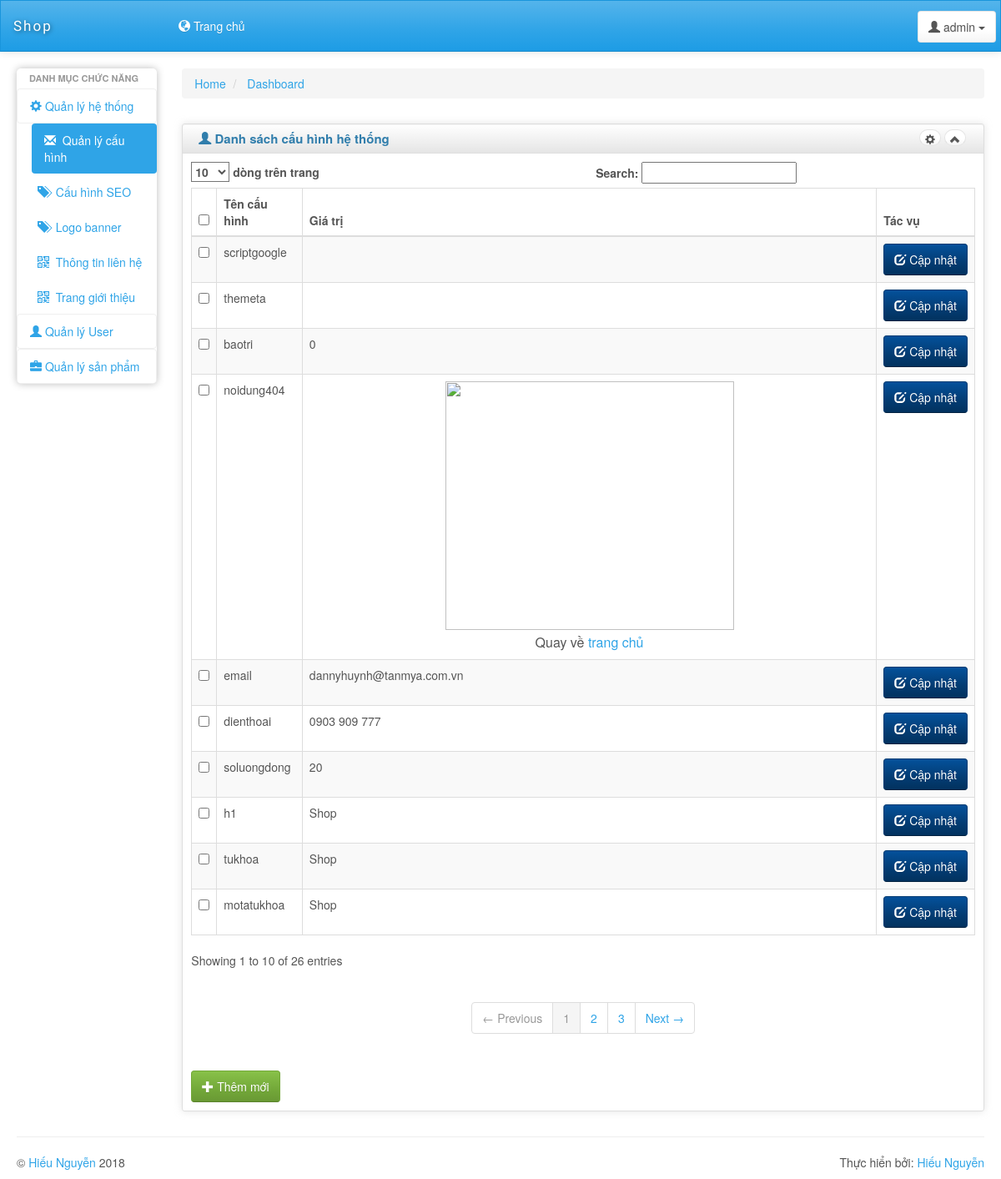
The app's page /admin/main.php?views=config (signed in) with its own data.
### tables this page shows
CREATE TABLE IF NOT EXISTS `parameter` (
  `ma` int(11) NOT NULL AUTO_INCREMENT,
  `ten` varchar(255) DEFAULT NULL,
  `giatri` text,
  `ngaytao` TIMESTAMP DEFAULT CURRENT_TIMESTAMP ON UPDATE CURRENT_TIMESTAMP,
  `ngaycapnhat` TIMESTAMP DEFAULT CURRENT_TIMESTAMP ON UPDATE CURRENT_TIMESTAMP,
  PRIMARY KEY (`ma`)
);

### admin/class/database.php (called while the page is built, shortened)
<?php
class Database
{
    public $pdo='';
    protected $sql='';
    public function Database()
    {
        try
        {
			$this->pdo=new PDO('mysql:host='.HOST.'; dbname='.DBNAME,USERNAME,PASSWORD);
			$this->pdo->query('set names utf8');
			$this->pdo->setAttribute(PDO::ATTR_ERRMODE,PDO::ERRMODE_EXCEPTION);
        }
        catch(PDOException $e)
        {
			exit($e->getMessage());
        }
    }
    public function setQuery($sql)
    {
        $this->sql=$sql;
    }
    public function loadAllRow($option=array())
    {
        $this->stateMent=$this->pdo->prepare($this->sql);
        $this->stateMent->execute($option);
        return $this->stateMent->fetchAll(PDO::FETCH_OBJ);
    }
    public function disconnect()
    {
        $this->pdo = null;
    }
}
?>

### admin/class/xl_cau_hinh.php (called while the page is built, shortened)
<?php
include_once 'database.php';
class xl_cau_hinh extends Database
{
    function danh_sach()
    {
        $lenh_sql = "SELECT * FROM parameter ORDER BY ngaytao desc,ma DESC";
        $result = $this->loadAllRow();
        return $result;
    }
}
?>

### admin/includes/config.php (the view, shortened to what this page needs)
<?php include_once 'class/xl_cau_hinh.php';
	$dt_cauhinh = new xl_cau_hinh();
	$ds = $dt_cauhinh->danh_sach();
?>
<div class="row">
    <div class="box col-md-12">
    <div class="box-inner">
    <div class="box-header well" data-original-title="">
        <h2><i class="glyphicon glyphicon-user"></i> Danh sách cấu hình hệ thống</h2>
        <div class="box-icon">
            <a href="#" class="btn btn-setting btn-round btn-default"><i class="glyphicon glyphicon-cog"></i></a>
            <a href="#" class="btn btn-minimize btn-round btn-default"><i
                    class="glyphicon glyphicon-chevron-up"></i></a>
        </div>
    </div>
    <div class="box-content">
   <form method="post" action="">
    <table class="table table-striped table-bordered bootstrap-datatable datatable responsive">
    <thead>
    <tr>
		<th  class="no-sort"><input type="checkbox" onclick="checkall(this.checked)" value="" id="all" /></th>
        <th  class="no-sort">Tên cấu hình</th>
        <th>Giá trị</th>
        <th>Tác vụ</th>
    </tr>
    </thead>
    <tbody>
	<?php if($ds){
	foreach($ds as $tin){
	?>
    <tr>
		<td><input type="checkbox" name="check[]" value="<?php echo $tin->ma ?>"/></td>
        <td><?php echo $tin->ten ?></td>
        <td class="center"><?php echo $tin->giatri ?></td>
		<td class="center">
            <a class="btn btn-info" href="?views=editconfig&ma=<?php echo $tin->ma ?>">
                <i class="glyphicon glyphicon-edit icon-white"></i>
                Cập nhật
            </a>
        </td>
    </tr>
	<?php
		}
	}
	?>
    </tbody>
    </table>
	<a class="btn btn-success" href="?views=addconfig">
		<i class="glyphicon glyphicon-plus icon-white"></i>
		Thêm mới
    </a>
	</form>
    </div>
    </div>
    </div>
</div>

### admin/main.php (shortened to what this page needs)
<?php
require_once '../config.php';
?>
<!DOCTYPE html>
<html lang="en">
<head>
    <link id="bs-css" href="css/bootstrap-cerulean.min.css" rel="stylesheet">
    <link href="css/charisma-app.css" rel="stylesheet">
    <link href='bower_components/fullcalendar/dist/fullcalendar.css' rel='stylesheet'>
    <link href='bower_components/fullcalendar/dist/fullcalendar.print.css' rel='stylesheet' media='print'>
    <link href='bower_components/chosen/chosen.min.css' rel='stylesheet'>
    <link href='bower_components/colorbox/example3/colorbox.css' rel='stylesheet'>
    <link href='bower_components/responsive-tables/responsive-tables.css' rel='stylesheet'>
    <link href='bower_components/bootstrap-tour/build/css/bootstrap-tour.min.css' rel='stylesheet'>
    <link href='css/jquery.noty.css' rel='stylesheet'>
    <link href='css/noty_theme_default.css' rel='stylesheet'>
    <link href='css/elfinder.min.css' rel='stylesheet'>
    <link href='css/elfinder.theme.css' rel='stylesheet'>
    <link href='css/jquery.iphone.toggle.css' rel='stylesheet'>
    <link href='css/uploadify.css' rel='stylesheet'>
    <link href='css/animate.min.css' rel='stylesheet'>
</head>
<body>
    <div class="navbar navbar-default" role="navigation">
        <div class="navbar-inner">
            <a class="navbar-brand" href="main.php">
                <span>Shop</span></a>
            <div class="btn-group pull-right">
                <button class="btn btn-default dropdown-toggle" data-toggle="dropdown">
                    <i class="glyphicon glyphicon-user"></i><span class="hidden-sm hidden-xs"> <?php echo $_SESSION['ten'] ?></span>
                    <span class="caret"></span>
                </button>
            </div>
            <ul class="collapse navbar-collapse nav navbar-nav top-menu">
                <li><a href="<?=DOMAIN?>" target="_blank"><i class="glyphicon glyphicon-globe"></i> Trang chủ</a></li>
            </ul>
        </div>
    </div>
<div class="ch-container">
    <div class="row">
        <div class="col-sm-2 col-lg-2">
            <div class="sidebar-nav">
                <div class="nav-canvas">
                    <?php require_once('includes/chucnang.php') ?>
                </div>
            </div>
        </div>
    <div id="content" class="col-lg-10 col-sm-10">
		<?php include 'widgets/breadcrumb.php';
			  $view = (isset($_GET['views']) && $_GET['views'] !="")?$_GET['views']:'home';
			  $file = 'includes/'.$view.'.php';
			  if(file_exists($file))
				include $file;
			  else
				include 'includes/error.php';
		?>
    </div>
</div>
    <hr>
    <footer class="row">
        <p class="col-md-9 col-sm-9 col-xs-12 copyright">&copy; <a href="#" target="_blank">Hiếu Nguyễn</a> 2018</p>
        <p class="col-md-3 col-sm-3 col-xs-12 powered-by">Thực hiển bởi: <a
                href="#">Hiếu Nguyễn</a></p>
    </footer>
</div>
</body>
</html>

### admin/includes/chucnang.php (shortened to what this page needs)
<ul class="nav nav-pills nav-stacked main-menu">
                       <li class="nav-header">Danh mục chức năng</li>
                        <li class="accordion">
                           <a href="#"><i class="glyphicon glyphicon-cog"></i><span> Quản lý hệ thống</span></a>
                           <ul class="nav nav-pills nav-stacked">
							<li><a href="?views=config"><i class="glyphicon glyphicon-envelope"></i>&nbsp;&nbsp;Quản lý cấu hình</a></li>
                               <li><a href="?views=seo"><i class="glyphicon glyphicon-tags"></i>&nbsp;&nbsp;Cấu hình SEO</a></li>
							<li><a href="?views=meta"><i class="glyphicon glyphicon-tags"></i>&nbsp;&nbsp;Logo banner</a></li>
							<li><a href="?views=thongtinlienhe"><i class="glyphicon glyphicon-qrcode"></i>&nbsp;&nbsp;Thông tin liên hệ</a></li>
							<li><a href="?views=gioithieu"><i class="glyphicon glyphicon-qrcode"></i>&nbsp;&nbsp;Trang giới thiệu</a></li>
                           </ul>
                       </li>
					<li class="accordion">
                           <a href="#"><i class="glyphicon glyphicon-user"></i><span> Quản lý User</span></a>
                       </li>
					<li class="accordion">
                           <a href="#"><i class="glyphicon glyphicon-briefcase"></i><span> Quản lý sản phẩm</span></a>
                       </li>
                   </ul>

### admin/widgets/breadcrumb.php
<div>
    <ul class="breadcrumb">
        <li>
            <a href="<?=DOMAIN?>admin">Home</a>
        </li>
        <li>
            <a href="#">Dashboard</a>
        </li>
    </ul>
</div>

### admin/css/charisma-app.css (style rules this page uses)
.ch-container { padding: 0 15px; }
.box { margin-top: 10px; margin-bottom: 10px; }
.box-inner { border: 1px solid #DEDEDE; border-radius: 3px; -webkit-border-radius: 3px; -moz-border-radius: 3px; box-shadow: 0 0 10px rgba(189, 189, 189, 0.4); -webkit-box-shadow: 0 0 10px rgba(189, 189, 189, 0.4); -moz-box-shadow: 0 0 10px rgba(189, 189, 189, 0.4); }
.box-header { border: none; padding-top: 5px; border-bottom: 1px solid #DEDEDE; border-radius: 3px 3px 0 0; -webkit-border-radius: 3px 3px 0 0; -moz-border-radius: 3px 3px 0 0; height: 35px; min-height: 35px !important; margin-bottom: 0; font-weight: bold; font-size: 16px; background: -moz-linear-gradient(top, rgba(255, 255, 255, 0) 0%, rgba(0, 0, 0, 0.1) 100%); background: -webkit-gradient(linear, left top, left bottom, color-stop(0%, rgba(255, 255, 255, 0)), color-stop(100%, rgba(0, 0, 0, 0.1))); background: -webkit-linear-gradient(top, rgba(255, 255, 255, 0) 0%, rgba(0, 0, 0, 0.1) 100%); background: -o-linear-gradient(top, rgba(255, 255, 255, 0) 0%, rgba(0, 0, 0, 0.1) 100%); background: -ms-linear-gradient(top, rgba(255, 255, 255, 0) 0%, rgba(0, 0, 0, 0.1) 100%); background: linear-gradient(to bottom, rgba(255, 255, 255, 0) 0%, rgba(0, 0, 0, 0.1) 100%); filter: progid:DXImageTransform.Microsoft.gradient(startColorstr='#00ffffff', endColorstr='#1a000000', GradientType=0); }
.box-header h2 { font-size: 15px; width: auto; clear: none; float: left; line-height: 25px; white-space: nowrap; font-weight: bold; margin-top: 0; margin-bottom: 0; }
.box-header h2 > i { margin-top: 1px; }
.box-icon { float: right; }
.box-icon a { clear: none; float: left; margin: 0 2px; height: 20px; width: 5px; margin-top: 1px; }
.box-icon a i { margin-left: -6px; top: -1px; }
.box-content { padding: 10px; }
.btn-round { border-radius: 40px; -webkit-border-radius: 40px; -moz-border-radius: 40px; font-size: 12px; padding-top: 4px; }
footer { clear: both; }
.sidebar-nav { min-height: 0; box-shadow: 0 0 10px #BDBDBD; border-radius: 5px; margin-bottom: 0; padding-bottom: 0; max-height: none; }
.navbar-brand { font-family: 'Shojumaru', cursive, Arial, serif; letter-spacing: 2px; text-shadow: 1px 1px 5px rgba(0, 0, 0, 0.5); width: 183px; font-size: 17px; }
.navbar-brand span { float: left; }
.navbar-inner { padding-top: 5px; padding-bottom: 5px; line-height: 30px; height: 60px; }
.navbar-inner .btn-group { margin: 7px 5px 0 5px; }
.pull-right { float: right !important; }
.main-menu > li > a { border: 1px solid rgba(221, 221, 221, 0.46); }
.main-menu > li { margin-top: 0 !important; }
.sidebar-nav .nav-header { display: block; padding: 3px 15px; font-size: 11px; font-weight: bold; line-height: 18px; color: #999999; text-shadow: 0 1px 0 rgba(255, 255, 255, 0.5); text-transform: uppercase; }
.navbar { border-radius: 0; }
ul.main-menu li.active { margin-left: 8px; }
ul.main-menu li:not(.nav-header) { -webkit-transition: .3s; -moz-transition: .3s; -ms-transition: .3s; -o-transition: .3s; transition: .3s; }
.accordion > ul { display: none; margin-left: 10px; }
.powered-by { text-align: right; }
@media only screen and (min-width: 980px) { a, button, input[type=submit], input[type=button], .product-img { -webkit-transition: .5s; -moz-transition: .5s; -ms-transition: .5s; -o-transition: .5s; transition: .5s; } }
@media only screen and (min-width: 980px) { .ch-container { padding: 0 20px; } }

### admin/bower_components/responsive-tables/responsive-tables.css (style rules this page uses)
table th { font-weight: bold; }
table td, table th { padding: 9px 10px; text-align: left; }

### records on screen
parameter: ten "scriptgoogle"
parameter: ten "themeta"
parameter: ten "baotri", giatri "0"
parameter: ten "noidung404"
parameter: ten "email", giatri "dannyhuynh@tanmya.com.vn"
parameter: ten "dienthoai", giatri "0903 909 777"
parameter: ten "soluongdong", giatri "20"
parameter: ten "h1", giatri "Shop"
parameter: ten "tukhoa", giatri "Shop"
parameter: ten "motatukhoa", giatri "Shop"

### other values on screen
$_SESSION['ten'] "admin"
